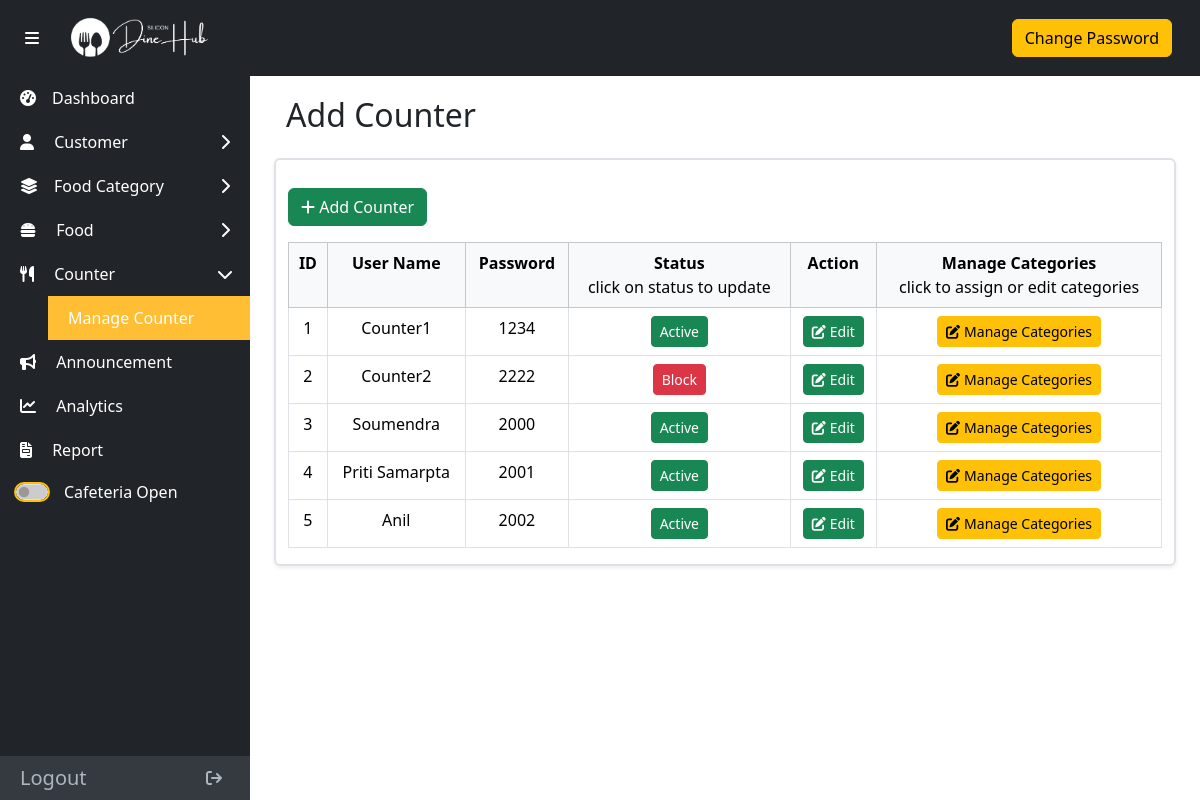
Page /admin/counterManage.php (signed in) on the earlier database version.
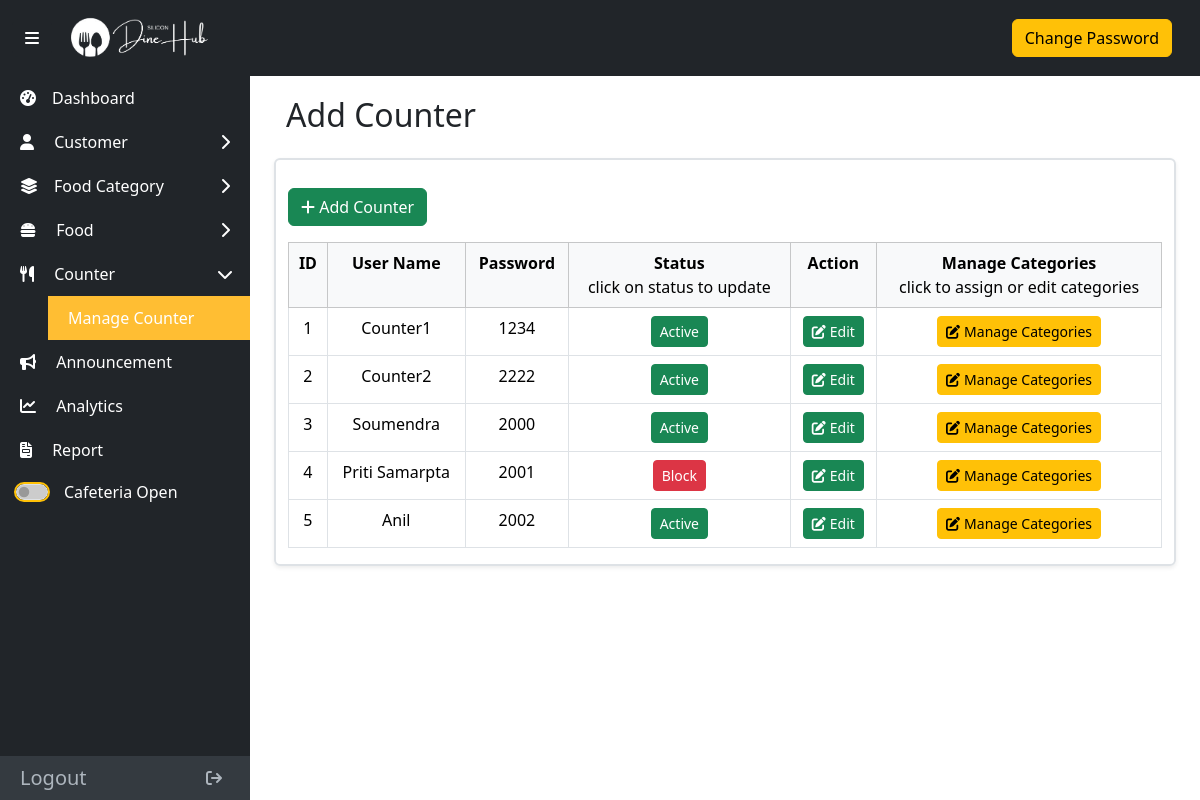
Same page on the later database version.
### tables this page shows
CREATE TABLE `counter_table` (
  `counterID` int(11) NOT NULL,
  `userName` varchar(255) NOT NULL,
  `password` varchar(128) NOT NULL,
  `status` varchar(5) NOT NULL
);

### dbFunctions/counterdb.php (called while the page is built, shortened)
<?php
function getAllCounters() {
    $conn = null;
    $stmt = null;
    try {
        $conn = dbConnection();
        $stmt = $conn->prepare("SELECT * FROM counter_table");
        $stmt->execute();
        $res = $stmt->get_result();
        if($res->num_rows>0){
            return $res;
        }else{
            return "error";
        }
    } catch (Exception $e) {
        error_log($e->getMessage());
        return "error: " . $e->getMessage();
    } finally{
        $stmt->close();
        $conn->close();
    }
}
?>

### admin/counterManage.php (the view, shortened to what this page needs)
<?php
include_once "adminNavbar.php";
require_once "../dbFunctions/counterdb.php";
?>
<section class="content w-100">
    <div class="row mt-3 ms-1 me-1">
        <h2 class="mb-4">Add Counter</h2>
        <div class="col-md-12 border border-2 pt-1 shadow-sm rounded">
            <div class="row mt-4">
                <div class="col-md-6">
                    <div class="d-flex justify-content-start">
                        <button class="btn btn-success mb-3" id="addRecordBtn"><i class="fa-solid fa-plus"></i> Add Counter</button>
                    </div>
                </div>
            </div>
            <div class="d-flex justify-content-between">
                <table class="table table-bordered table-responsive" id="myTable">
                    <thead class="table-light text-center">
                        <tr class="align-text-top">
                            <th>ID</th>
                            <th>User Name</th>
                            <th>Password</th>
                            <th>Status <p class="mb-0 fw-light">click on status to update</p></th>
                            <th>Action</th>
                            <th>Manage Categories <p class="mb-0 fw-light">click to assign or edit categories</p></th>
                        </tr>
                    </thead>
                    <tbody>
                        <?php
                            $result = getAllCounters();
                            while($counter = $result->fetch_assoc()){
                        ?>
                        <tr class="text-center">
                            <td><?= $counter['counterID']?></td>
                            <td><?= $counter['userName']?></td>
                            <td><?= $counter['password']?></td>
                            <td>
                                <a href="../dbFunctions/counterToggleStatus.php?id=<?= $counter['counterID'] ?>&status=<?= $counter['status'] ?>"
                                    class="btn btn-sm <?= $counter['status'] ? 'btn-success' : 'btn-danger' ?> toggle-status"
                                    data-id="<?= $counter['counterID'] ?>"
                                    data-status="<?= $counter['status'] ?>">
                                    <?= $counter['status'] ? 'Active' : 'Block' ?>
                                </a>
                            </td>
                            <td>
                                <a href="#"
                                    class="btn btn-success btn-sm edit-counter"
                                    data-id="<?= $counter['counterID'] ?>"
                                    data-username="<?= $counter['userName'] ?>"
                                    data-password="<?= $counter['password'] ?>"
                                    data-status="<?= $counter['status'] ?>">
                                    <i class="fa-solid fa-edit me-1"></i>Edit
                                </a>
                            </td>
                            <td>
                                <a href="#"
                                    class="btn btn-warning btn-sm assign-or-edit-category"
                                    data-id="<?= $counter['counterID'] ?>">
                                    <i class="fa-solid fa-edit me-1"></i>Manage Categories
                                </a>
                            </td>
                        </tr>
                        <?php } ?>
                    </tbody>
                </table>
            </div>
        </div>
    </div>
</section>
<?php include_once "adminFooter.php"; ?>

### admin/adminNavbar.php (shortened to what this page needs)
<!DOCTYPE html>
<html lang="en">
<head>
  <link href="./../assets/bootstrap/bootstrap.min.css" rel="stylesheet" />
  <link rel="stylesheet" href="./../assets/fontawesome/all.css">
  <link href="./../assets/css/AdminCss/style.css" rel="stylesheet" />
  <link href="./../assets/css/AdminCss/foodManage.css" rel="stylesheet" />
  <link href="./../assets/toastr/toastr.min.css" rel="stylesheet">
  <link href="./../assets/summernote/summernote-bs4.min.css" rel="stylesheet">
</head>
<body>
    <nav class="navbar navbar-expand-lg navbar-dark bg-dark">
        <div class="container-fluid">
            <button class="btn btn-dark" id="sidebarToggler">
                <i class="fa-solid fa-bars"></i>
            </button>
            <a class="navbar-brand ps-3" href="./index.php">
                <img src="./../assets/images/logo.png" alt="logo" />
            </a>
            <div class="d-flex justify-content-center align-items-center ms-auto">
                <div class="me-3 position-relative">
                    <div href="" class="text-decoration-none btn btn-warning" id="changePasswordBtn">
                        Change Password
                    </div>
                </div>
            </div>
        </div>
    </nav>
    <aside class="sidebar bg-dark text-white d-flex flex-column justify-content-between position-fixed top-0 start-0 min-vh-100">
        <div>
            <div>
                <a href="./index.php" class="mt-3 text-white text-decoration-none d-flex align-items-center justify-content-between">
                    <div><i class="fas fa-tachometer-alt me-3"></i>Dashboard</div>
                </a>
            </div>
            <div>
                <a href="#customer" class="dropdown-toggle text-white text-decoration-none d-flex align-items-center justify-content-between" data-bs-toggle="collapse">
                    <div><i class="fa-solid fa-user me-3"></i> Customer</div>
                    <i class="fa-solid fa-chevron-right toggle-icon"></i>
                </a>
            </div>
            <div>
                <a href="#foodCategory" class="dropdown-toggle text-white text-decoration-none d-flex align-items-center justify-content-between" data-bs-toggle="collapse">
                    <div><i class="fa-solid fa-layer-group me-3"></i>Food Category</div>
                    <i class="fa-solid fa-chevron-right toggle-icon"></i>
                </a>
            </div>
            <div>
                <a href="#food" class="dropdown-toggle text-white text-decoration-none d-flex align-items-center justify-content-between" data-bs-toggle="collapse">
                    <div><i class="fa-solid fa-burger me-3"></i> Food</div>
                    <i class="fa-solid fa-chevron-right toggle-icon"></i>
                </a>
            </div>
            <div>
                <a href="#counter" class="dropdown-toggle text-white text-decoration-none d-flex align-items-center justify-content-between" data-bs-toggle="collapse">
                    <div><i class="fa-solid fa-utensils me-3"></i> Counter</div>
                    <i class="fa-solid fa-chevron-right toggle-icon"></i>
                </a>
                <div class="collapse ms-5" id="counter">
                    <a href="./counterManage.php" class="text-white text-decoration-none d-flex align-items-center justify-content-between">Manage Counter</a>
                </div>
            </div>
            <div>
                <a href="./announcement.php" class="text-white text-decoration-none d-flex align-items-center justify-content-between">
                    <div><i class="fa-solid fa-bullhorn me-3"></i> Announcement</div>
                </a>
            </div>
            <div>
                <a href="./analytics.php" class="text-white text-decoration-none d-flex align-items-center justify-content-between">
                    <div><i class="fas fa-chart-line me-3"></i> Analytics</div>
                </a>
            </div>
            <div>
                <a href="./report.php" class="text-white text-decoration-none d-flex align-items-center justify-content-between">
                    <div><i class="fas fa-file-invoice me-3"></i> Report</div>
                </a>
            </div>
            <div class="d-flex align-items-center text-white px-3 py-2">
                <div class="form-check form-switch m-0">
                    <input class="form-check-input" type="checkbox" id="cafeteriaToggle">
                    <label class="form-check-label ms-2" for="cafeteriaToggle" id="cafeteriaStatus">Cafeteria Open</label>
                </div>
            </div>
        </div>
        <div class="sidebar-footer">
            <a href="#" id="logoutBtn" class="text-decoration-none d-flex align-items-center justify-content-between w-100" style="color: #adb5bd;">
                <h5 class="my-0">Logout</h5>
                <div><i class="fa-solid fa-arrow-right-from-bracket mx-2"></i></div>
            </a>
        </div>
    </aside>

### admin/adminFooter.php (shortened to what this page needs)
  </body>
</html>

### assets/css/AdminCss/style.css (style rules this page uses)
* { padding: 0; margin: 0; box-sizing: border-box; }
body { display: flex; height: 100vh; overflow: hidden; }
.navbar { position: fixed; top: 0; left: 0; width: 100%; z-index: 1050; }
.navbar-brand img { height: 50px; }
.content { margin-left: 250px; margin-top: 60px; padding: 20px; transition: margin-left 0.3s; }
.sidebar { width: 250px; padding-top: 60px; transition: all 0.3s; }
.sidebar a { padding: 10px 20px; }
.active { background-color: #ffbe33; }
.toggle-icon { transition: transform 0.3s ease-in-out; }
.rotated { transform: rotate(90deg); }
.sidebar-footer { background-color: #343a40; }
.dropdown-toggle::after { display: none; }

### admin/adminNavbar.php (style rules this page uses)
#cafeteriaToggle { appearance: none; -webkit-appearance: none; -moz-appearance: none; background-color: #ccc; cursor: pointer; transition: background-color 0.3s ease; outline: 2px solid #ffc107; }

Differences in the rows shown:
changed counter_table "Counter2": status "Block" → "Active"
changed counter_table "Priti Samarpta": status "Active" → "Block"
